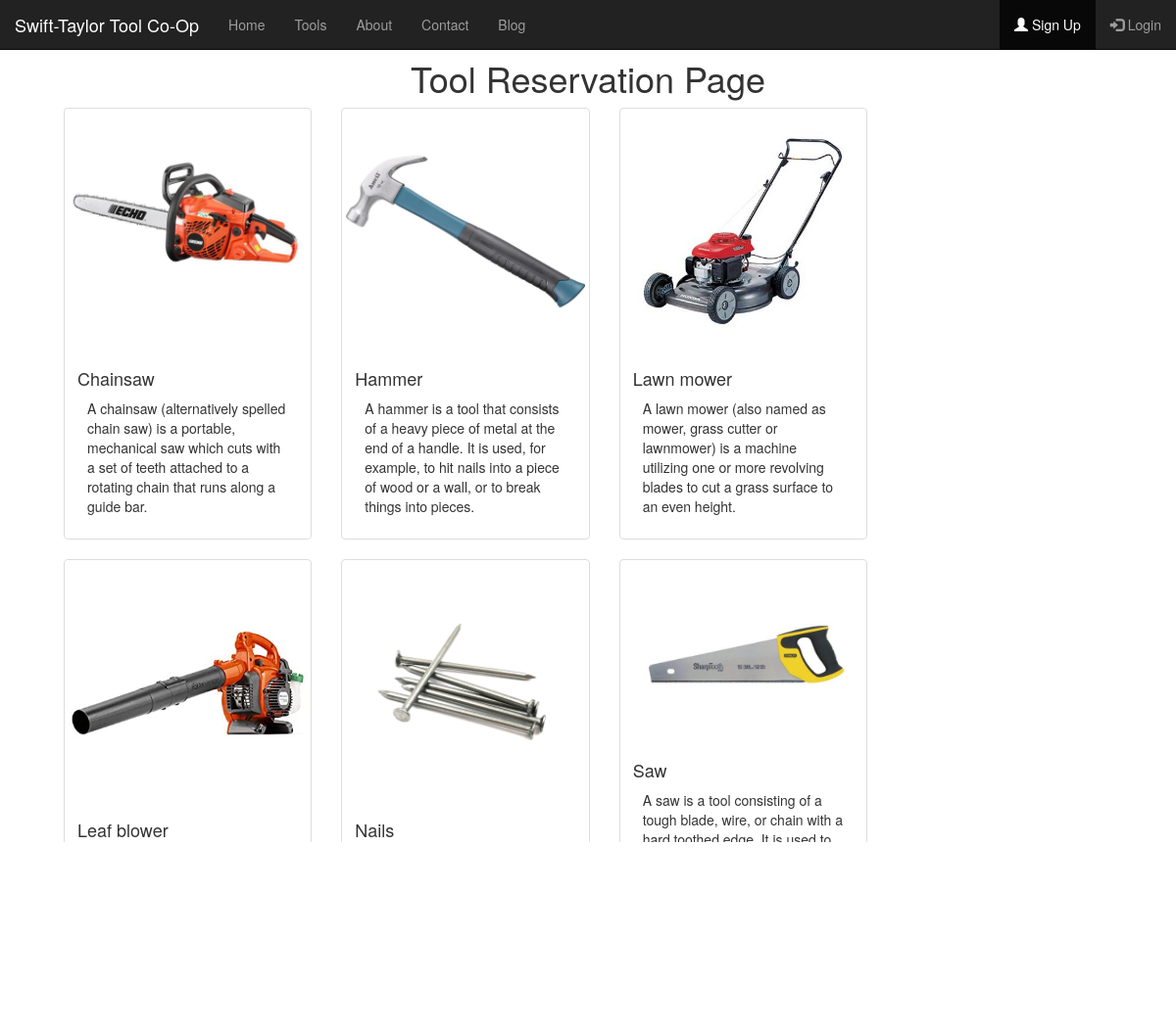
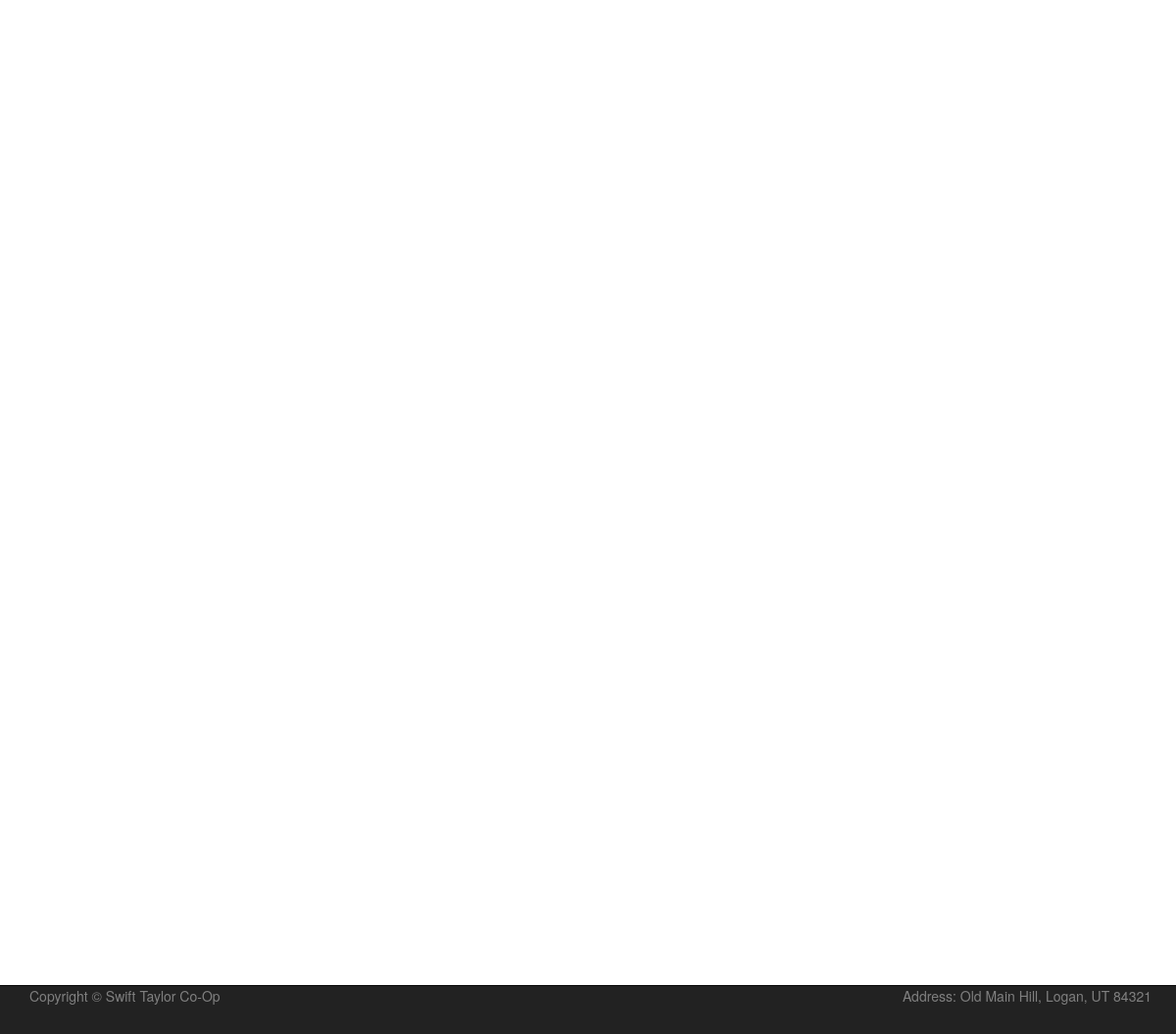
/tools/, run on the app's committed database (2 pictures, top to bottom).
### tools/models.py (models this page shows, shortened)
class Tool(models.Model):
    name = models.CharField(max_length=100)
    description = models.CharField(max_length=300)
    photo = models.ImageField(upload_to='img', null=True, blank=True)
    due = models.DateField(null=True, blank=True)
    borrower = models.ForeignKey(User, on_delete=models.SET_NULL, null=True, blank=True)
    TOOL_STATUS = (
        ('m', 'Maintenance'),
        ('r', 'Reserved'),
        ('c', 'Checked out'),
        ('a', 'Available'),
    )
    status = models.CharField(
        max_length=1,
        choices=TOOL_STATUS,
        blank=True,
        default='a',
    )
    class Meta:
        ordering = ['due']

### tools/views.py (the view)
# urls.py: path('tools/', tools_views.tools, name = 'tools'),
def tools(request):
    tools_list = Tool.objects.order_by('name')
    context = {'tools_list': tools_list}
    return render(request, 'tools/toolview.html', context)

### tools/templates/tools/toolview.html (shortened to what this page needs)
<!DOCTYPE html>
{% load static %}
<html>
<head>
  <link rel="stylesheet" href="https://maxcdn.bootstrapcdn.com/bootstrap/3.4.1/css/bootstrap.min.css">
  <link rel="stylesheet" type="text/css" href="{% static 'tools/style.css' %}">
</head>
<body>
<nav class="navbar navbar-inverse navbar-fixed-top">
  <div class="container-fluid">
    <div class="navbar-header">
      <a class="navbar-brand" href="#">Swift-Taylor Tool Co-Op</a>
    </div>
    <ul class="nav navbar-nav">
      <li><a href="{% url 'homepage' %}">Home</a></li>
      <li><a href="{% url 'tools' %}">Tools</a></li>
      <li><a href="{% url 'about' %}">About</a></li>
    <li><a href="{% url 'contact' %}">Contact</a></li>
    <li><a href="{% url 'blog' %}">Blog</a></li>
    </ul>
    <ul class="nav navbar-nav navbar-right">
    {% if user.is_authenticated %}
      <li><a href="{% url 'logout' %}"><span class="glyphicon glyphicon-log-in"></span> Logout</a></li>
    {% else %}
      <li class="active"><a href="{% url 'register' %}"><span class="glyphicon glyphicon-user"></span> Sign Up</a></li>
      <li><a href="{% url 'login' %}"><span class="glyphicon glyphicon-log-in"></span> Login</a></li>
    {% endif %}
    </ul>
  </div>
</nav>
	<br>
	<br>
  <h1>Tool Reservation Page</h1>
    <div class="tools-container" style="display: flex; flex-wrap: wrap;">
    {% if tools_list %}
        {% for tool in tools_list %}
          <div class="col-lg-4 col-md-6 mb-4">
            <div class="thumbnail">
              <img src="{{ tool.photo.url }}" class="card-img-top" alt="bootstraplogo">
              <div class="caption">
                <h4>{{ tool.name }}</h4>
                <p>{{ tool.description }}</p>
              </div>
            </div>
          </div>
        {% endfor %}
    {% else %}
      <p>No tools found</p>
    {% endif %}
    </div>
<nav class="navbar navbar-inverse navbar-fixed-bottom">
  <div class="container">
    <p class="nav navbar-nav navbar-left" style="color:gray;"> Copyright &copy; Swift Taylor Co-Op</p>
	<p class="nav navbar-nav navbar-right" style="color:gray;"> Address: Old Main Hill, Logan, UT 84321 </p>
  </div>
</nav>
  </body>
</html>

### tools/static/tools/style.css (style rules this page uses)
h1 { text-align: center; padding-left: 10px; padding-right: 10px; }
p { padding-left: 10px; padding-right: 10px; }
.tools-container { overflow: auto; float: left; width: 75%; max-height: 750px; padding-left: 50px; }

### data on the page
Tool: photo (picture), name "Chainsaw", description "A chainsaw (alternatively spelled chain saw) is a portable, mechanical saw which cuts with a set of teeth attached to a rotating chain that runs along a guide bar."
Tool: photo (picture), name "Hammer", description "A hammer is a tool that consists of a heavy piece of metal at the end of a handle. It is used, for example, to hit nails into a piece of wood or a wall, or to break things into pieces."
Tool: photo (picture), name "Lawn mower", description "A lawn mower (also named as mower, grass cutter or lawnmower) is a machine utilizing one or more revolving blades to cut a grass surface to an even height."
Tool: photo (picture), name "Leaf blower"
Tool: photo (picture), name "Nails"
Tool: photo (picture), name "Saw", description "A saw is a tool consisting of a tough blade, wire, or chain with a…"
